Frame 1 (no input): blank canvas, image omitted
Frame 60 (no input): blank canvas, image omitted
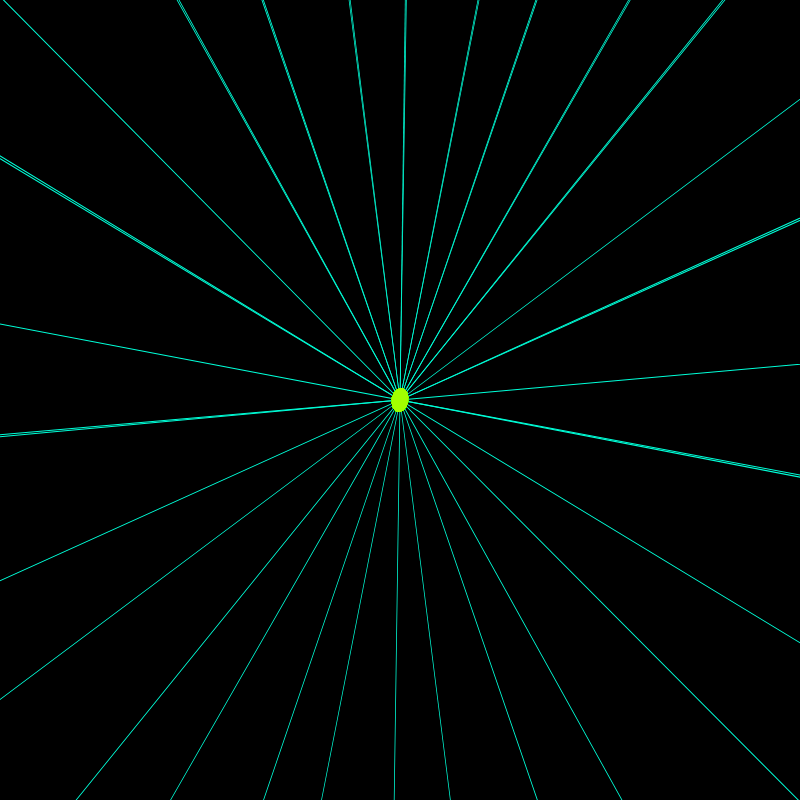
Frame 120 (the mouse pressed at the canvas centre since frame 60)

The p5.js sketch whose frames 1 and 60 were blank and that drew this single picture after the mouse press (run headless with seeded random() and noise() and a simulated clock; from frame 60 on, the mouse is pressed at the canvas centre):

// p5.js sketch
// ── sketch.js

let symmetry = 20;
let angle = 360 / symmetry;
let clearButton;
let changeofColorOvertime = 0;

function setup() {
  createCanvas(800, 800);
  angleMode(DEGREES);
  background(0);
  clearButton = createButton('clear');
  clearButton.mousePressed(clearCanvas);
  colorMode(HSB);
}

function clearCanvas() {
  background(0);
}

function draw() {
  translate(width / 2, height / 2);

  if (mouseX > 0 && mouseX < width && mouseY > 0 && mouseY < height) {
    // mouse position related to the center.
    let mx = mouseX - width / 2;
    let my = mouseY - height / 2;
    let pmx = pmouseX - width / 2;
    let pmy = pmouseY - height / 2;

    if (mouseIsPressed) {
      let colorChanger = noise(changeofColorOvertime) * 255;
      changeofColorOvertime += 0.1;
      stroke(colorChanger, 255, 100, 100);
      for (let i = 0; i < symmetry; i++) {
        rotate(angle);
        shearY(angle);
        let distanceFromCenter = dist(mx, my, pmx, pmy);
        let WeightofStroke = map(distanceFromCenter, 0, 16, 16, 2);
        strokeWeight(WeightofStroke);
        line(mx, my, pmx, pmy);
        push();
        scale(1, -1);
         shearX(angle);
        line(mx, my, pmx, pmy);
        pop();
      }
    }
  }
}
